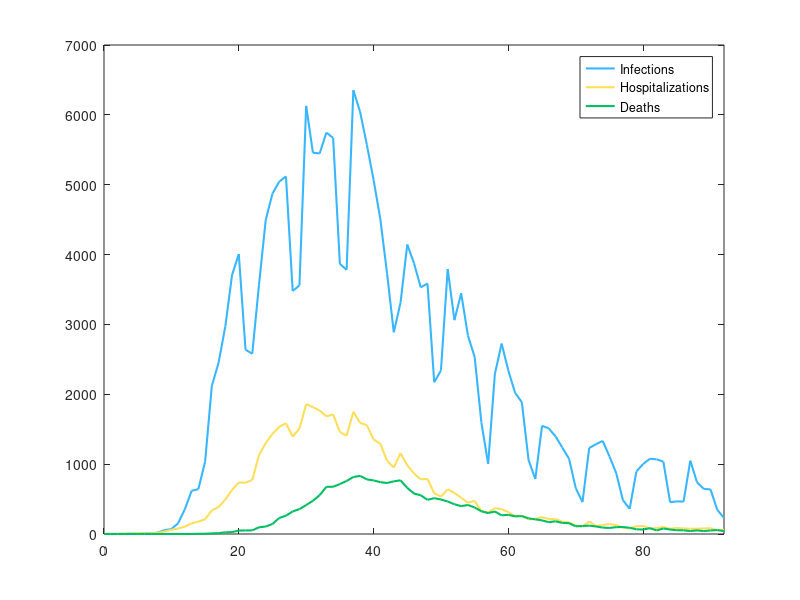

This figure's MATLAB source: (Note: this script raises an error after producing the figure.)
% 6/23/26;

% this code accompanies the SIR w/ Hospitalization + Death coupled group behavior
% model; the study focuses on the COVID outbreak across New York City from
% February 29th 2020 (day_0) to May 31st 2020 (day_92).

clear; close;
colors = 1/255 * [56 182 255; 255 222 89; 0 191 99; 0 98 155; 189 151 0; 0 105 54; 255 49 49; 115 115 115];

%% data

% timespan := days since Feb 29 2020
% conf_cases := daily new COVID cases confirmed by lab test
% hosp_cases := daily new hospitalizations
% deaths := daily deaths

timespan = 0:1:92;
conf_cases = [1	0	0	1	5	3	8	7	21	57	69	155	355	619	642	1034	2121	2451	2971	3706	4007	2639	2580	3570	4497	4873	5044	5119	3478	3560	6129	5458	5448	5746	5670	3866	3782	6353	6044	5574	5070	4510	3732	2887	3311	4144	3876	3530	3586	2172	2342	3792	3061	3446	2841	2535	1595	1003	2290	2726	2339	2021	1886	1058	787	1549	1512	1397	1238	1079	657	457	1231	1285	1333	1111	873	485	360	894	1002	1077	1069	1036	455	467	464	1050	740	646	638	346	230	686	570	515	517	402	247	197	447	419	363	363	409	196	180	380	419	356	378	361	203	172	402	381	381	298	317	206	201	437	442	396	416	233	120	155	431	461	437	391	307	259	223	483	403	440	411	413	216	175	404	341	328	309	299	153	140	313	313	287	274	262	189	135	348	187	298	288	255	160	133	312	263	320	276	277	151	140	333	283	257	227	252	136	150	297	283	313	274	280	128	186	315	294	271	273	229	156	207	217	393	353	323	313	202	263	461	414	456	441	292	218	220	558	497	612	542	463	280	382	437	723	606	705	605	299	335	766	571	541	526	524	314	281	515	588	583	603	505	366	412	626	601	654	759	601	386	362	695	742	782	621	655	403	501	953	903	1113	1139	1037	845	788	1545	1598	1539	1502	1494	1025	896	1832	1730	1753	1857	1774	1290	1148	2317	2074	2370	817	2299	1839	1891	2895	3308	3130	2945	2817	1887	1753	3304	3060	3105	3149	2977	2206	2177	3582	3681	2788	1927	3427	2557	2346	4339	4104	3843	3016	1046	3454	2888	5392	5206	4983	3390	1340	4200];
hosp_cases = [1	1	2	7	2	14	8	8	18	37	60	78	106	152	177	210	338	385	494	631	738	734	773	1131	1301	1434	1535	1585	1394	1509	1858	1816	1768	1684	1712	1460	1406	1750	1590	1559	1353	1293	1048	951	1156	984	866	782	790	584	536	641	587	519	448	474	327	307	370	356	313	254	263	208	216	241	213	213	176	166	123	105	180	113	130	142	128	91	80	111	114	80	83	102	74	86	79	76	75	79	84	54	60	81	64	73	75	53	42	54	60	65	65	49	52	35	47	52	61	49	56	45	25	44	48	44	52	43	33	43	32	47	45	39	45	30	30	29	54	47	34	46	45	34	26	49	43	44	34	50	26	38	38	24	40	33	40	35	25	38	38	30	37	34	27	33	40	32	38	34	23	21	26	41	25	31	39	38	23	21	33	39	35	37	31	27	23	36	40	28	31	22	22	20	42	21	29	18	31	22	31	19	26	31	25	32	11	17	32	29	46	34	37	21	24	29	34	38	42	46	26	37	38	50	51	41	49	25	44	55	48	46	47	55	38	49	52	50	58	74	48	35	40	69	74	52	53	60	47	44	56	46	45	59	60	48	55	64	75	69	85	64	60	65	80	89	99	80	92	101	92	127	102	120	132	135	119	116	150	131	141	156	158	127	163	188	200	176	218	182	178	173	222	220	278	246	244	209	227	266	238	214	231	274	239	246	331	287	303	276	267	264	241	356	324	316	287	297	325];
deaths = [0	0	0	0	0	0	0	0	0	0	0	1	0	0	3	4	9	12	24	27	49	51	52	96	107	143	229	262	323	356	414	476	556	676	676	715	759	816	832	782	767	742	730	754	768	661	578	555	489	513	494	465	426	399	415	380	325	300	322	267	274	253	256	224	210	195	169	182	159	155	110	114	120	108	92	86	98	100	89	67	64	84	51	79	64	54	53	42	52	41	51	56	42	39	45	45	38	31	36	29	44	33	39	26	26	17	22	20	19	21	16	16	17	22	18	19	18	16	18	17	12	19	11	10	18	12	6	9	11	7	16	5	5	9	7	15	10	14	6	10	11	10	10	6	8	8	5	11	8	3	13	5	5	4	7	2	3	5	6	6	2	4	3	5	5	3	4	4	5	5	5	2	1	6	5	7	3	8	3	7	1	6	4	6	1	3	5	3	6	3	6	0	2	2	4	6	4	3	5	5	6	3	3	5	5	3	4	5	3	5	5	4	5	6	8	7	3	6	7	0	4	4	6	2	4	7	8	5	8	9	7	5	4	8	5	6	3	5	2	10	6	9	5	4	10	4	12	9	16	9	10	11	13	9	6	7	9	16	6	11	14	8	10	12	10	9	11	12	14	18	12	10	16	14	15	20	24	26	20	28	26	22	21	23	29	28	31	34	32	30	34	42	39	41	33	34	46	55	42	43	40	39	48	45	53	45	42	41	62];

data_mat = [timespan; conf_cases(1:93); hosp_cases(1:93); deaths(1:93)]; % matrix with each dataset from above as a row; cols represents days since 2/29/20.

%% data visual

plot(timespan, data_mat(2,:),'LineWidth',1.5,'Color',colors(1,:))
hold on
plot(timespan,data_mat(3,:),'LineWidth',1.5,'Color',colors(2,:))
plot(timespan,data_mat(4,:),'LineWidth',1.5,'Color',colors(3,:))
legend('Infections','Hospitalizations','Deaths')
xlim([0 92])

%% define params + states

% state order:
% y := [(1) S_1, (2) I_1, (3) R_1, (4) S_2, (5) I_2, (6) R_2, (7) H, (8) D];
y0 = [0.5*100000 0.5*conf_cases(1) 0 0.5*100000 0.5*conf_cases(1) 0 hosp_cases(1) deaths(1)]; % for now assume total pop is 100000 with 50% of init pop in group 1 and 50% in group 2

% parameter order:
% z := [(1) beta, (2) alpha, (3) phi_12^max, (4) phi_21^max, (5) gamma_I, (6) eta,
%       (7) delta_I, (8) p, (9) gamma_H, (10) delta_H, (11) a_1, (12) a_2]
z = [3 0.5 0.9 0.1 1/12 0.05 0.01 0.75 1/18 0.15 0.5 0.5]; % fake vals for now hope it works; update: the system is stiff with these :/

% solve ode using MATLAB solver
[t,y] = ode23s(@(t,y) odesystem(t,y,z),timespan,y0);

%% plot ode_sols

figure(1)
plot(t,y(:,1),'LineWidth',2.0,'Color',colors(1,:))
hold on
plot(t,y(:,2),'LineWidth',2.0,'Color',colors(2,:))
plot(t,y(:,3),'LineWidth',2.0,'Color',colors(3,:))
legend('S_1','I_1','R_1','Location','east')
xlabel('Time (days)')
ylabel('# of Individuals')
xlim([0 92])
hold off

figure(2)
plot(t,y(:,4),'LineWidth',2.0,'Color',colors(4,:))
hold on
plot(t,y(:,5),'LineWidth',2.0,'Color',colors(5,:))
plot(t,y(:,6),'LineWidth',2.0,'Color',colors(6,:))
legend('S_2','I_2','R_2','Location','east')
xlabel('Time (days)')
ylabel('# of Individuals')
xlim([0 92])
hold off

figure(3)
plot(t,y(:,7),'LineWidth',2.0,'Color',colors(7,:))
hold on
plot(t,y(:,8),'LineWidth',2.0,'Color',colors(8,:))
legend('H','D','Location','east')
xlabel('Time (days)')
ylabel('# of Individuals')
xlim([0 92])
hold off
